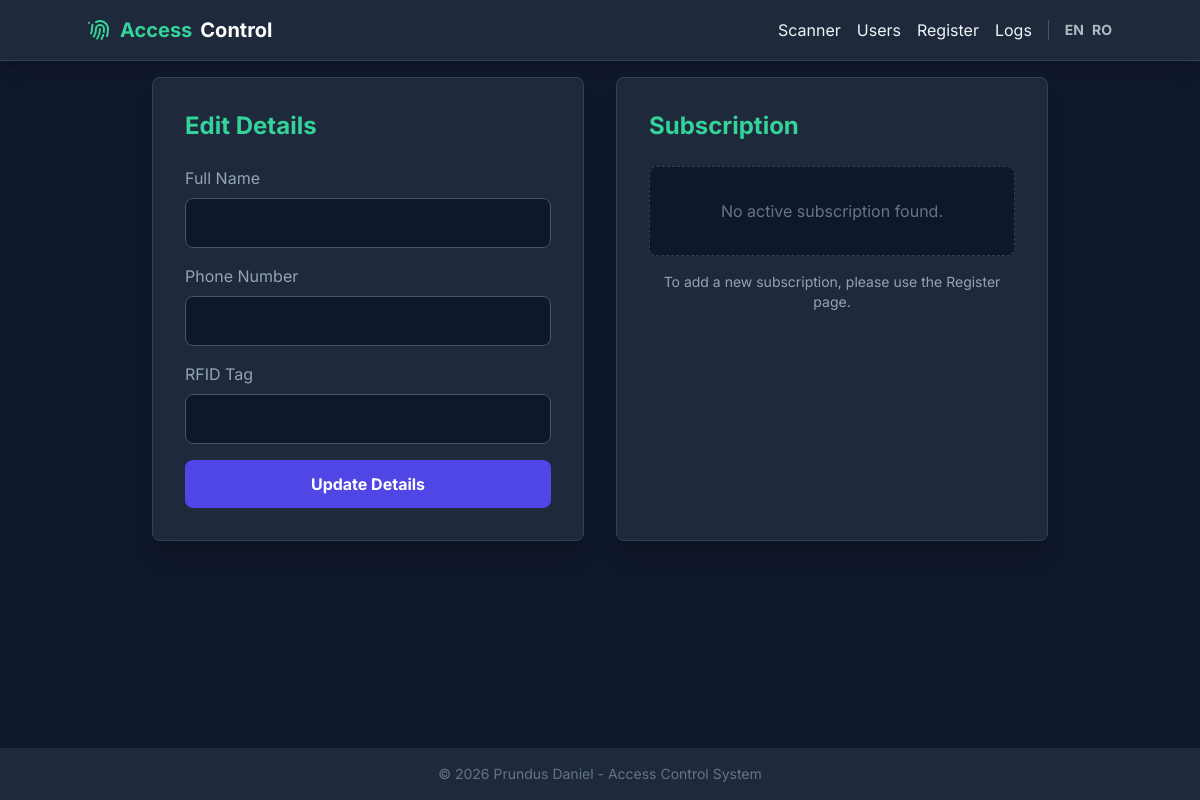
The page /user/10/edit on the database as committed earlier.
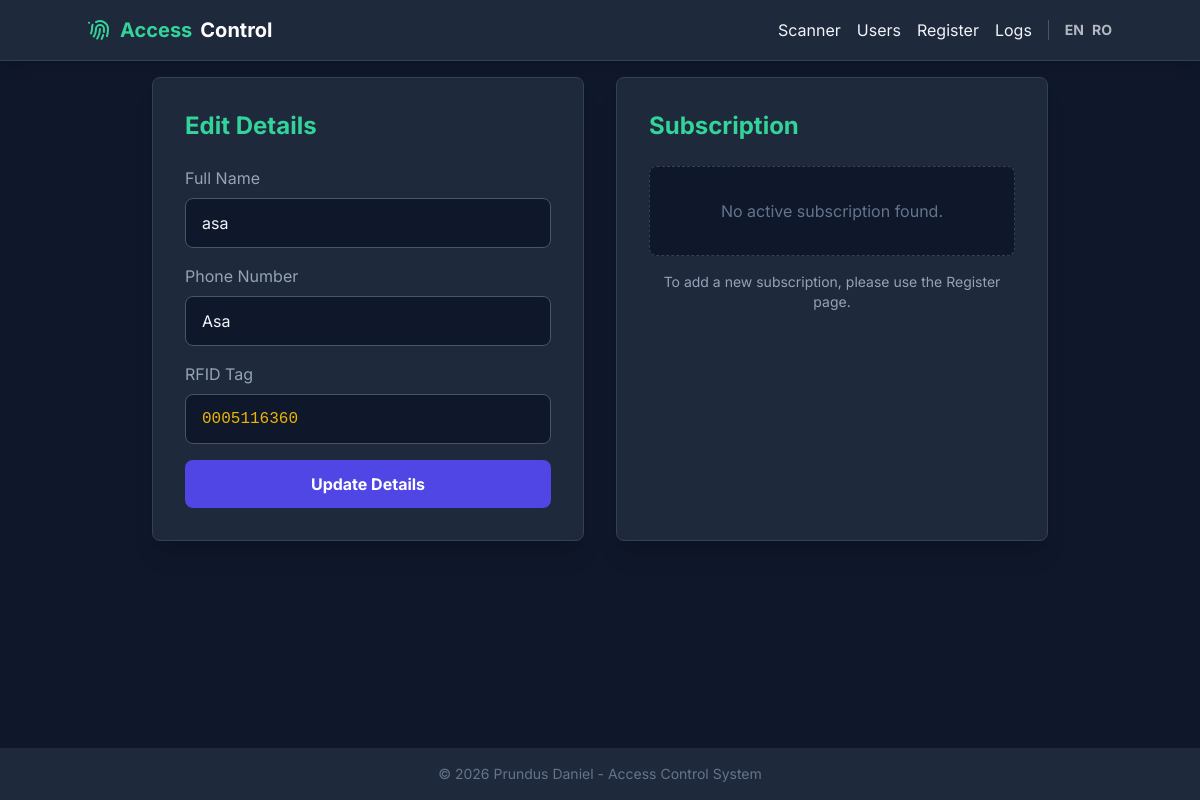
The same page on the database as committed later.
### database.py (models this page shows)
class User(db.Model):
    __tablename__ = 'users'
    id = db.Column(db.Integer, primary_key=True)
    name = db.Column(db.String, nullable=False)
    phone = db.Column(db.String, nullable=False, unique=True)
    rfid_tag = db.Column(db.String, nullable=False, unique=True)
    created_at = db.Column(db.DateTime, default=datetime.datetime.utcnow)

### app.py (the view, shortened to what this page needs)
@app.route('/user/<int:user_id>/edit', methods=['GET', 'POST'])
def edit_user(user_id):
    user = database.get_user_by_id(user_id)
    sub = database.get_active_subscription(user_id)
    return render_template('edit_user.html', user=user, sub=sub)

### app.py (called while the page is built)
def get_locale():
    return session.get('lang', 'en')

### database.py (called while the page is built)
def dict_helper(obj):
    if obj is None:
        return None
    return {c.name: getattr(obj, c.name) for c in obj.__table__.columns}

def get_user_by_id(user_id):
    user = User.query.get(user_id)
    return dict_helper(user)

def get_active_subscription(user_id):
    sub_data = db.session.query(ActiveSubscription, SubscriptionType)\
        .join(SubscriptionType, ActiveSubscription.type_id == SubscriptionType.id)\
        .filter(ActiveSubscription.user_id == user_id)\
        .filter(ActiveSubscription.end_date >= datetime.date.today())\
        .order_by(ActiveSubscription.end_date.desc())\
        .first()
    if sub_data:
        sub, sub_type = sub_data
        s_dict = dict_helper(sub)
        s_dict['sub_name'] = sub_type.name
        return s_dict
    return None

### templates/edit_user.html
{% extends "layout.html" %}
{% block content %}
<div class="max-w-4xl mx-auto grid grid-cols-1 md:grid-cols-2 gap-8">
    <div class="bg-slate-800 rounded-lg shadow-xl p-8 border border-slate-700">
        <h2 class="text-2xl font-bold mb-6 text-emerald-400">{{ _('Edit Details') }}</h2>
        <form method="POST" action="/user/{{ user['id'] }}/edit" class="space-y-4">
            <div>
                <label class="block text-slate-400 mb-2">{{ _('Full Name') }}</label>
                <input type="text" name="name" value="{{ user['name'] }}" required
                    class="w-full bg-slate-900 border border-slate-600 rounded-lg px-4 py-3 focus:outline-none focus:border-emerald-500 transition">
            </div>
            <div>
                <label class="block text-slate-400 mb-2">{{ _('Phone Number') }}</label>
                <input type="tel" name="phone" value="{{ user['phone'] }}" required
                    class="w-full bg-slate-900 border border-slate-600 rounded-lg px-4 py-3 focus:outline-none focus:border-emerald-500 transition">
            </div>
            <div>
                <label class="block text-slate-400 mb-2">{{ _('RFID Tag') }}</label>
                <input type="text" name="rfid_tag" value="{{ user['rfid_tag'] }}" required
                    class="w-full bg-slate-900 border border-slate-600 rounded-lg px-4 py-3 focus:outline-none focus:border-emerald-500 transition font-mono text-yellow-500">
            </div>
            <button type="submit"
                class="w-full bg-indigo-600 hover:bg-indigo-500 text-white font-bold py-3 rounded-lg transition duration-200 mt-4">
                {{ _('Update Details') }}
            </button>
        </form>
    </div>
    <div class="bg-slate-800 rounded-lg shadow-xl p-8 border border-slate-700">
        <h2 class="text-2xl font-bold mb-6 text-emerald-400">{{ _('Subscription') }}</h2>
        {% if sub %}
        <div class="mb-6 p-4 bg-slate-900 rounded-lg border border-slate-700">
            <p class="text-slate-400 text-sm">{{ _('Current Plan') }}</p>
            <p class="text-xl font-bold text-white">{{ _(sub['sub_name']) }}</p>
            <div class="mt-4 flex justify-between text-sm">
                <div>
                    <p class="text-slate-500">{{ _('Starts') }}</p>
                    <p class="text-slate-300">{{ sub['start_date'] }}</p>
                </div>
                <div class="text-right">
                    <p class="text-slate-500">{{ _('Ends') }}</p>
                    <p class="text-emerald-400 font-bold">{{ sub['end_date'] }}</p>
                </div>
            </div>
        </div>
        {% else %}
        <div class="p-8 text-center text-slate-500 bg-slate-900 rounded-lg border border-dashed border-slate-700">
            {{ _('No active subscription found.') }}
        </div>
        <div class="mt-4 text-center">
            <p class="text-sm text-slate-400">{{ _('To add a new subscription, please use the Register page.') }}</p>
        </div>
        {% endif %}
    </div>
</div>
{% endblock %}

Rows that differ between the two databases and show on the page:
added User: name "asa", phone "Asa", rfid_tag "0005116360"
